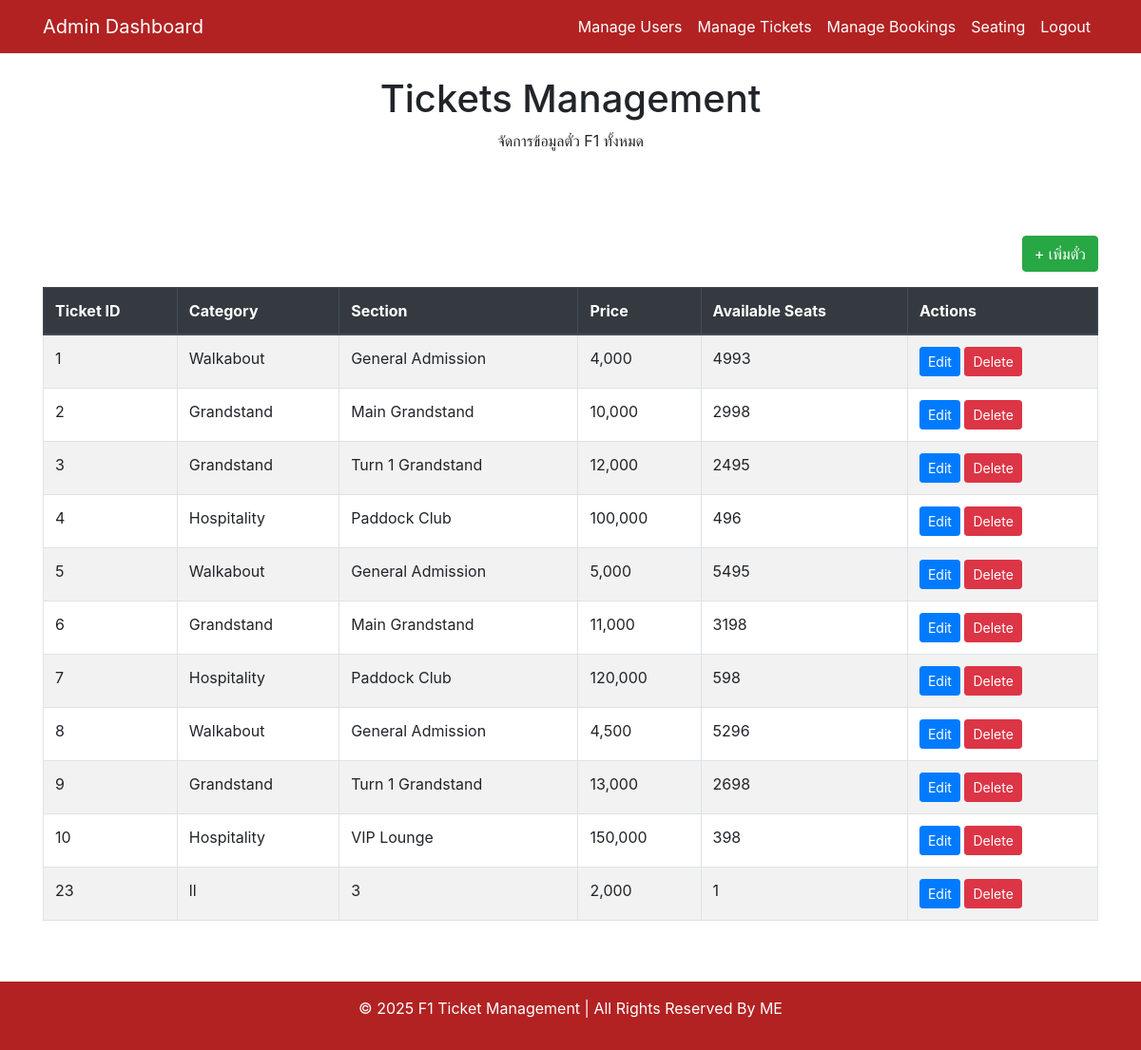
/miniphp/admin_manage_tickets.php (signed in), run on the app's committed database.
### tables this page shows
CREATE TABLE `tickets` (
  `ticketid` int(11) NOT NULL,
  `raceid` int(11) NOT NULL,
  `category` varchar(50) NOT NULL,
  `section` varchar(50) DEFAULT NULL,
  `price` decimal(10,2) NOT NULL,
  `totalseats` int(11) NOT NULL,
  `availableseats` int(11) NOT NULL
);

### miniphp/admin_manage_tickets.php (the view, shortened to what this page needs)
<?php
include 'db.php';
$query = "SELECT * FROM tickets ORDER BY ticketid ASC";
$result = mysqli_query($connection, $query);
?>
<!DOCTYPE html>
<html lang="th">
<head>
    <link rel="stylesheet" href="https://cdn.jsdelivr.net/npm/bootstrap@4.6.0/dist/css/bootstrap.min.css">
    <link rel="stylesheet" href="css/admin.css">
</head>
<body>
    <nav class="navbar navbar-expand-lg navbar-dark custom-navbar">
        <div class="container">
            <a class="navbar-brand" href="admin.php">Admin Dashboard</a>
            <div class="collapse navbar-collapse" id="adminNavbar">
                <ul class="navbar-nav ml-auto">
                    <li class="nav-item"><a class="nav-link" href="admin_manage_users.php">Manage Users</a></li>
                    <li class="nav-item active"><a class="nav-link" href="admin_manage_tickets.php">Manage Tickets</a></li>
                    <li class="nav-item"><a class="nav-link" href="admin_bookings.php">Manage Bookings</a></li>
                    <li class="nav-item"><a class="nav-link" href="admin_seating.php">Seating</a></li>
                    <li class="nav-item"><a class="nav-link text-danger" href="logout.php">Logout</a></li>
                </ul>
            </div>
        </div>
    </nav>
    <header class="custom-header text-center py-4">
        <h1>Tickets Management</h1>
        <p>จัดการข้อมูลตั๋ว F1 ทั้งหมด</p>
    </header>
    <div class="container mt-5">
        <div class="mb-3 text-right">
            <a href="add_ticket.php" class="btn btn-success">+ เพิ่มตั๋ว</a>
        </div>
        <div class="table-responsive">
            <table class="table table-striped table-bordered">
                <thead class="thead-dark">
                    <tr>
                        <th>Ticket ID</th>
                        <th>Category</th>
                        <th>Section</th>
                        <th>Price</th>
                        <th>Available Seats</th>
                        <th>Actions</th>
                    </tr>
                </thead>
                <tbody>
                    <?php while($ticket = mysqli_fetch_assoc($result)) { ?>
                        <tr>
                            <td><?php echo htmlspecialchars($ticket['ticketid']); ?></td>
                            <td><?php echo htmlspecialchars($ticket['category']); ?></td>
                            <td><?php echo htmlspecialchars($ticket['section']); ?></td>
                            <td><?php echo number_format($ticket['price']); ?></td>
                            <td><?php echo htmlspecialchars($ticket['availableseats']); ?></td>
                            <td>
                                <a href="edit_ticket.php?ticketid=<?php echo $ticket['ticketid']; ?>" class="btn btn-sm btn-primary">Edit</a>
                                <a href="delete_ticket.php?ticketid=<?php echo $ticket['ticketid']; ?>" class="btn btn-sm btn-danger"
                                   onclick="return confirm('คุณต้องการลบตั๋วนี้หรือไม่?');">Delete</a>
                            </td>
                        </tr>
                    <?php } ?>
                </tbody>
            </table>
        </div>
    </div>
    <footer class="custom-footer text-center py-3 mt-5">
        <p>&copy; 2025 F1 Ticket Management | All Rights Reserved By ME</p>
    </footer>
</body>
</html>

### miniphp/css/admin.css (style rules this page uses)
.custom-navbar { background-color: #B22222; }
.custom-navbar .navbar-brand, .custom-navbar .nav-link { color: white !important; }
.custom-footer { background-color: #B22222 !important; color: white !important; text-align: center; padding: 15px; }

### data on the page
tickets: ticketid "1", category "Walkabout", section "General Admission", price "4,000", availableseats "4993"
tickets: ticketid "2", category "Grandstand", section "Main Grandstand", price "10,000", availableseats "2998"
tickets: ticketid "3", category "Grandstand", section "Turn 1 Grandstand", price "12,000", availableseats "2495"
tickets: ticketid "4", category "Hospitality", section "Paddock Club", price "100,000", availableseats "496"
tickets: ticketid "5", category "Walkabout", section "General Admission", price "5,000", availableseats "5495"
tickets: ticketid "6", category "Grandstand", section "Main Grandstand", price "11,000", availableseats "3198"
tickets: ticketid "7", category "Hospitality", section "Paddock Club", price "120,000", availableseats "598"
tickets: ticketid "8", category "Walkabout", section "General Admission", price "4,500", availableseats "5296"
tickets: ticketid "9", category "Grandstand", section "Turn 1 Grandstand", price "13,000", availableseats "2698"
tickets: ticketid "10", category "Hospitality", section "VIP Lounge", price "150,000", availableseats "398"
tickets: ticketid "23", category "ll", section "3", price "2,000", availableseats "1"
